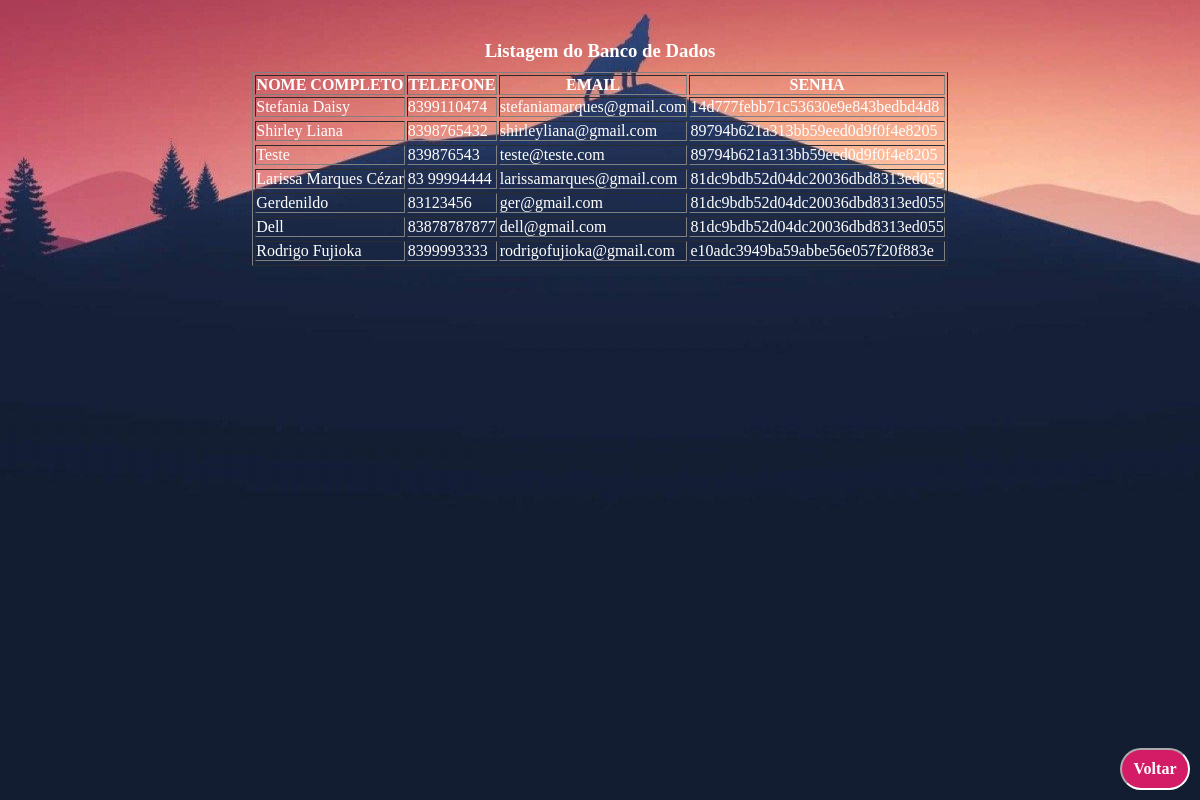
/consulta.php, run on the app's committed database.
### tables this page shows
CREATE TABLE `usuarios` (
  `id_usuario` int(11) NOT NULL,
  `nome` varchar(50) NOT NULL,
  `telefone` varchar(11) NOT NULL,
  `email` varchar(40) NOT NULL,
  `senha` varchar(32) NOT NULL
);

### consulta.php (the view, shortened to what this page needs)
<!DOCTYPE html>
<html lang="pt-br">
<head>
    <link rel="stylesheet" href="css/estilo.css">
</head>
<body>
    <h3 class="h3">Listagem do Banco de Dados</h3>
    <?php
        echo "<center><table border=1 bordercolor: white>";
        echo "<tr>";
        echo "<th>NOME COMPLETO</th>";
        echo "<th>TELEFONE</th>";
        echo "<th>EMAIL</th>";
        echo "<th>SENHA</th";
        $conexao = mysqli_connect('localhost','root','','projeto') or die('Erro ao conectar ao banco'.mysqli_error());
        $sql = "SELECT * FROM usuarios";
        $resultado = mysqli_query($conexao,$sql) or die("Erro ao tentar cadastrar registro");
        while ($registro = mysqli_fetch_array($resultado))
        {
            $nome = $registro['nome'];
            $telefone = $registro['telefone'];
            $email = $registro['email'];
            $senha = $registro['senha'];
            echo "<tr>";
            echo "<td>".$nome."</td>";
            echo "<td>".$telefone."</td>";
            echo "<td>".$email."</td>";
            echo "<td>".$senha."</td>";
            echo "<tr>";
        }
        echo "</table></center>";
    ?>
    <div class="btn">
        <a href="areaPrivada.php"><strong>Voltar</strong></a>
    </div>
</body>
</html>

### css/estilo.css (style rules this page uses)
* { margin: 0px; padding: 0px; }
.h3 { margin-top: 40px; margin-bottom: 10px; text-align: center; }
body { background-image: url("../images/bg.jpg"); background-position: 40% 70%; color: white; font-family: Cambria, Cochin, Georgia, Times, 'Times New Roman', serif; }
a { color: white; text-decoration: none; display: block; }
.btn { position: absolute; bottom: 0; right: 0; margin: 10px 10px; padding: 10px 8px; width: 50px; color: #fff; background-color: #d41b65; border: white inset 2px; cursor: pointer; border-radius: 30px; text-align: center; }

### data on the page
usuarios: nome "Stefania Daisy", telefone "8399110474", email "stefaniamarques@gmail.com", senha "14d777febb71c53630e9e843bedbd4d8"
usuarios: nome "Shirley Liana", telefone "8398765432", email "shirleyliana@gmail.com", senha "89794b621a313bb59eed0d9f0f4e8205"
usuarios: nome "Teste", telefone "839876543", email "teste@teste.com", senha "89794b621a313bb59eed0d9f0f4e8205"
usuarios: nome "Larissa Marques Cézar", telefone "83 99994444", email "larissamarques@gmail.com", senha "81dc9bdb52d04dc20036dbd8313ed055"
usuarios: nome "Gerdenildo", telefone "83123456", email "ger@gmail.com", senha "81dc9bdb52d04dc20036dbd8313ed055"
usuarios: nome "Dell", telefone "83878787877", email "dell@gmail.com", senha "81dc9bdb52d04dc20036dbd8313ed055"
usuarios: nome "Rodrigo Fujioka", telefone "8399993333", email "rodrigofujioka@gmail.com", senha "e10adc3949ba59abbe56e057f20f883e"
